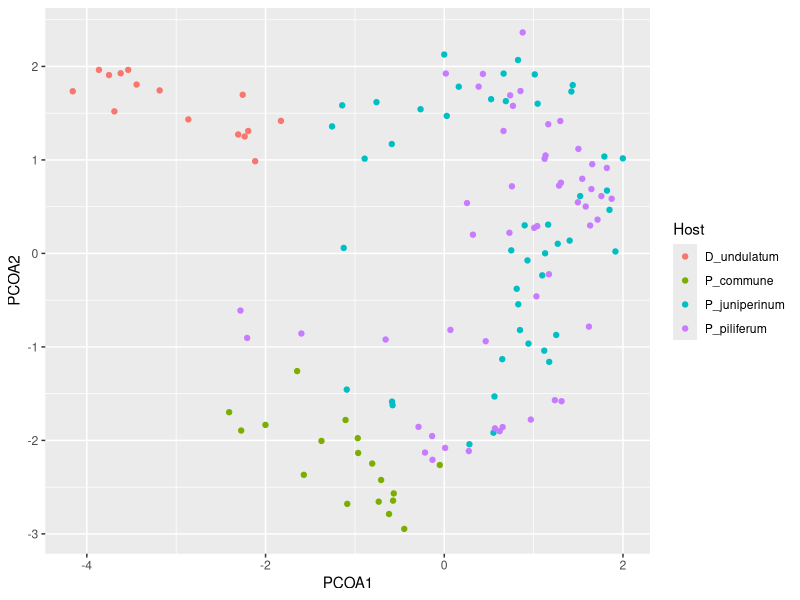
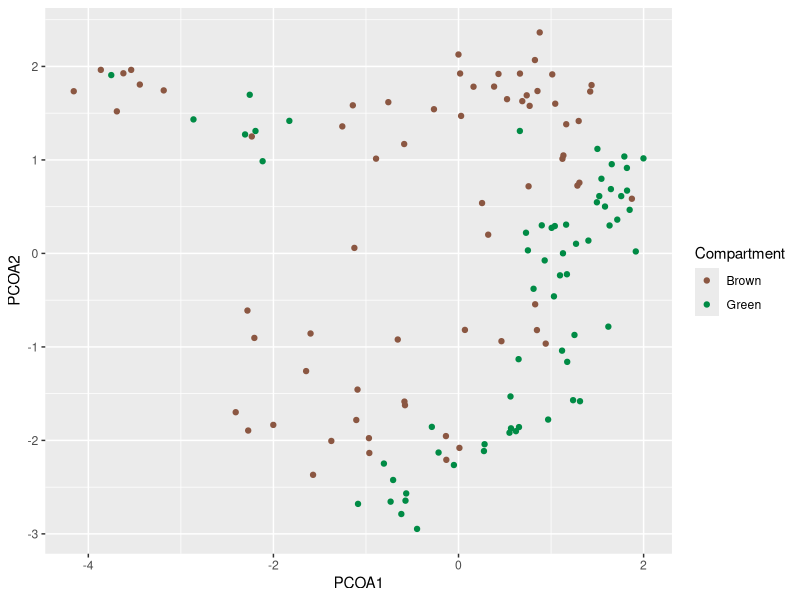
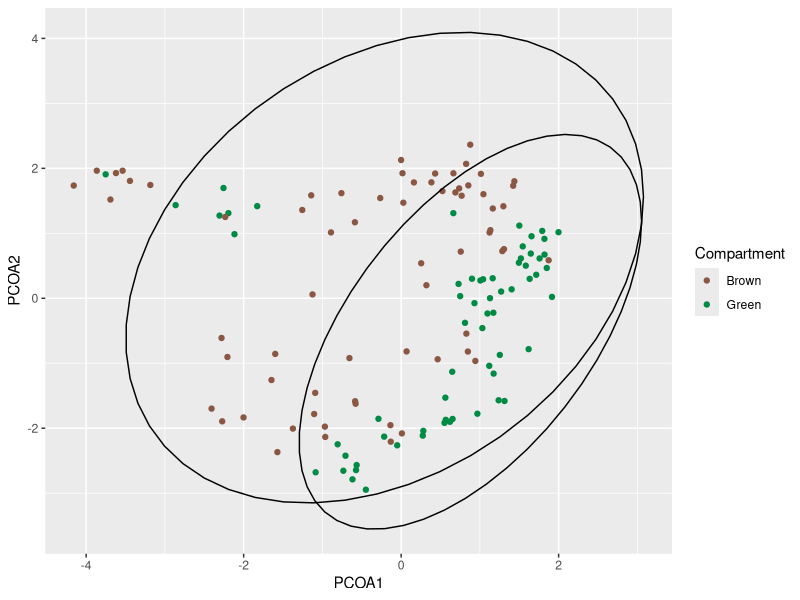
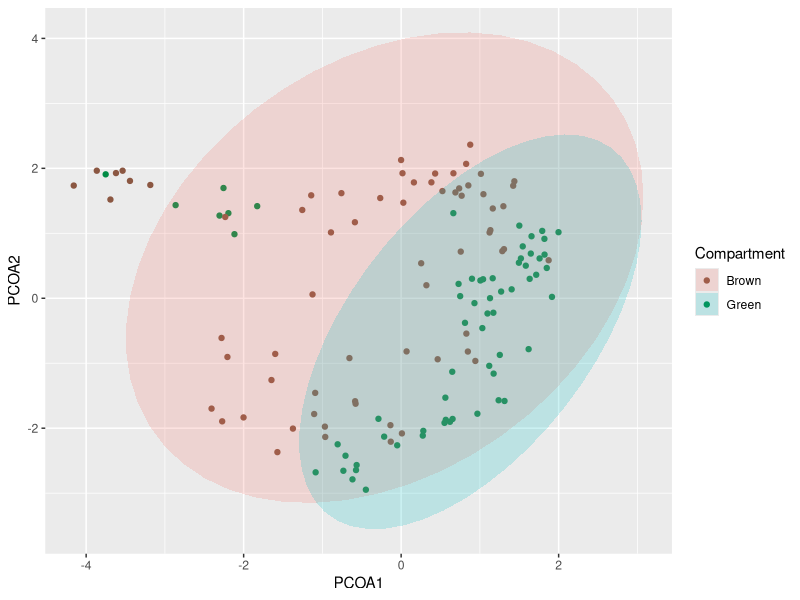
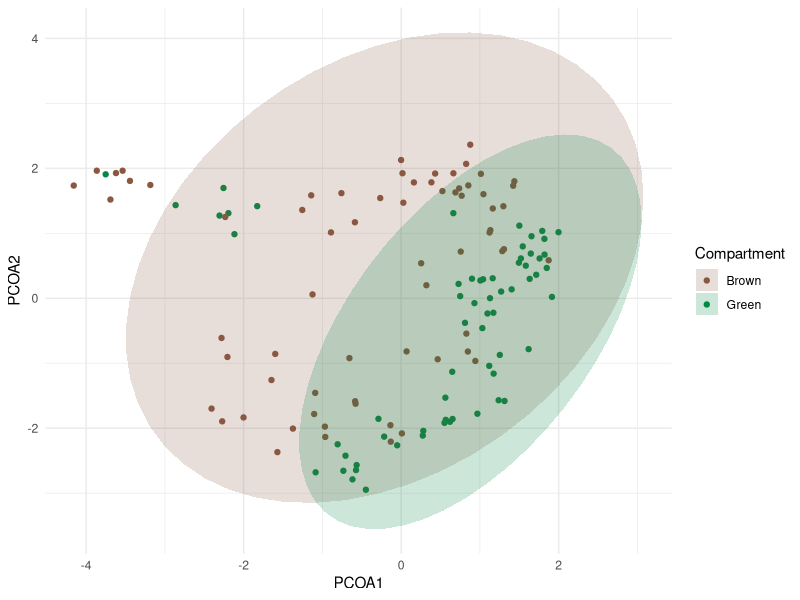
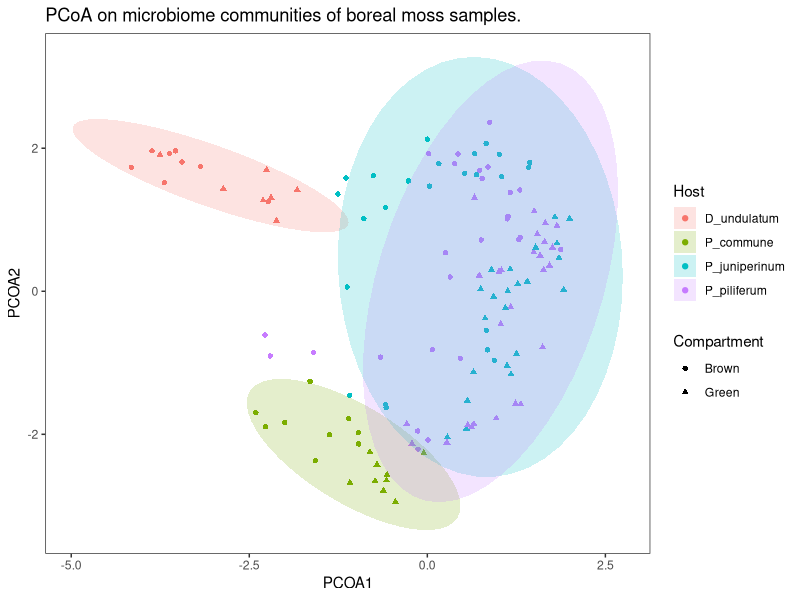
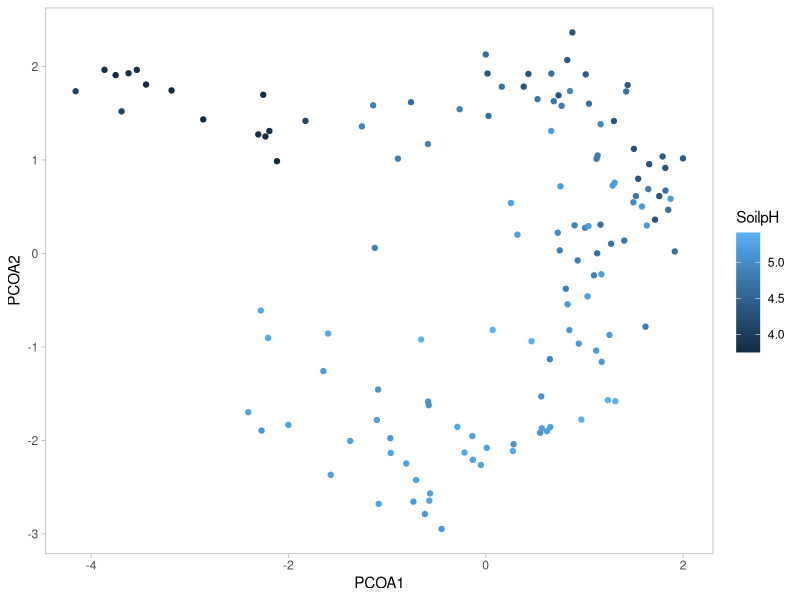
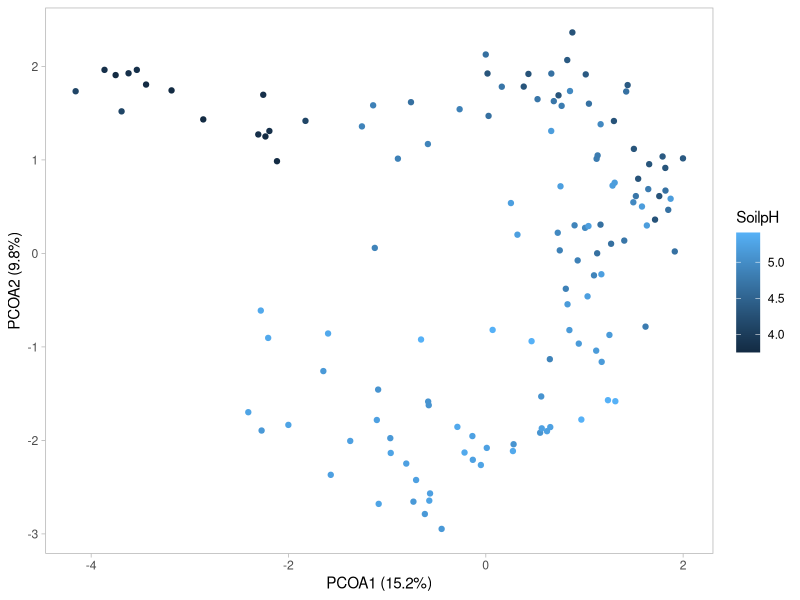

Write the R code that produced these figures, in order.
## ---- chunk 1
library(tidyverse)
## ---- chunk 2
pcoa <- read.delim("../Data/pcoa.tsv")

ggplot(pcoa, aes(x = PCOA1, y = PCOA2)) +
  geom_point(aes(colour = Host)) 
## ---- chunk 3
comp_colours <- c("lightsalmon4", "springgreen4")

(pcoa_comp <- ggplot(pcoa, aes(x = PCOA1, y = PCOA2)) +
  geom_point(aes(colour = Compartment)) + # ***
  scale_colour_manual(values = comp_colours) # ***
) # Notice I'm saving this plot as an object, because we will be building on it.
# Wrapping in () is equivalent to calling the pcoa_comp object afterwards.
## ---- chunk 4
(pcoa_comp +
  stat_ellipse(aes(fill = Compartment))
)
## ---- chunk 5
(pcoa_comp +
  stat_ellipse(geom = "polygon", # fill the ellipses
               alpha = 0.2, # transparency 
               aes(fill = Compartment))
)
## ---- chunk 6
(pcoa_comp +
  stat_ellipse(geom = "polygon", alpha = 0.2, aes(fill = Compartment)) +
  scale_fill_manual(values = comp_colours) + # ***
  theme_minimal()
)
## ---- chunk 7
ggplot(pcoa, aes(x = PCOA1, y = PCOA2)) +
  geom_point(aes(colour = Host, shape = Compartment)) + # ***
  stat_ellipse(geom = "polygon", alpha = 0.2, aes(fill = Host)) +
  labs(title = "PCoA on microbiome communities of boreal moss samples.") + 
  theme_bw() + theme(panel.grid = element_blank())
## ---- chunk 8
(pcoa_pH <- ggplot(pcoa, aes(x = PCOA1, y = PCOA2)) +
  geom_point(aes(colour = SoilpH)) + # continuous scale
  theme_light() +
  theme(panel.grid = element_blank()) # remove the grid
)
## ---- chunk 9
pcoa_pH + 
  labs(x = 'PCOA1 (15.2%)',
       y = 'PCOA2 (9.8%)')
## ---- chunk 10
PCOA1 <- 15.6 
PCOA2 <- 9.2
# lines and lines of code later...
pcoa_pH + 
  labs(x = paste0('PCOA1 (', PCOA1, ' %)'),
       y = paste0('PCOA2 (', PCOA2, ' %)'))
